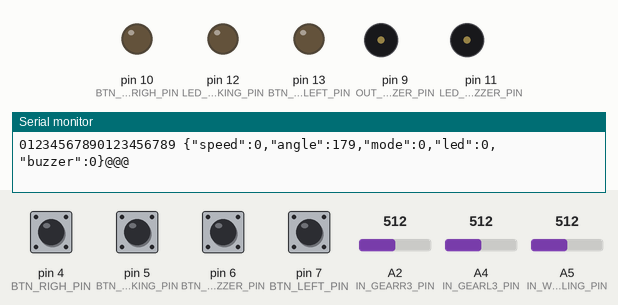
Recording of a sketch running on a simulated Arduino Uno, built with avr-gcc and run on an emulated ATmega328P. On the bench: output pins drawn as LEDs (lit = HIGH), buzzer (waves = sounding, pin HIGH), the last lines printed to the serial monitor. Inputs (shaded band) come from the test bench; at power-on: pin 4 (BTN_RIGH_PIN), pin 5 (BTN_PARKING_PIN), pin 6 (BTN_BUZZER_PIN), pin 7 (BTN_LEFT_PIN) LOW, A2 (IN_GEARR3_PIN) = 512, A4 (IN_GEARL3_PIN) = 512, A5 (IN_WHEELING_PIN) = 512.

Above: at 1.2 s.
1.3 s: pin 5 (BTN_PARKING_PIN) pulled HIGH for 0.2 s
At 1.63 s:
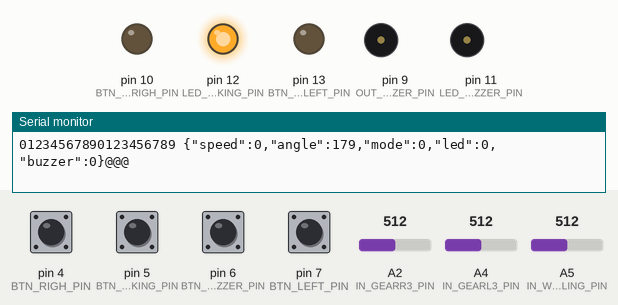
3.2 s: pin 4 (BTN_RIGH_PIN) pulled HIGH for 1 s
At 4.8 s:
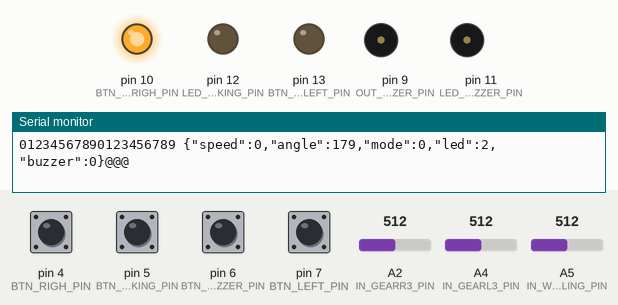
6.2 s: pin 7 (BTN_LEFT_PIN) pulled HIGH for 0.2 s
At 7.4 s:
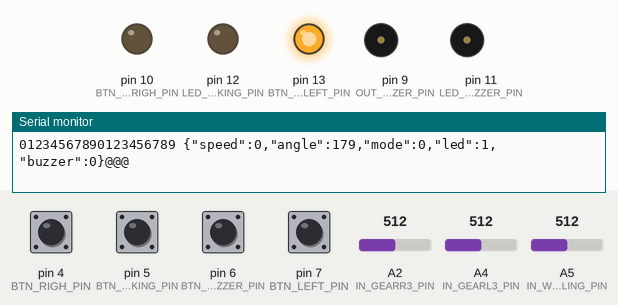
7.9 s: pin 6 (BTN_BUZZER_PIN) pulled HIGH for 1 s
At 8.25 s:
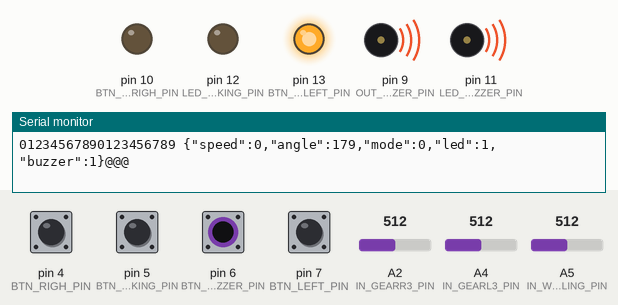
10.9 s: pin 5 (BTN_PARKING_PIN) pulled HIGH for 1 s
At 11.37 s:
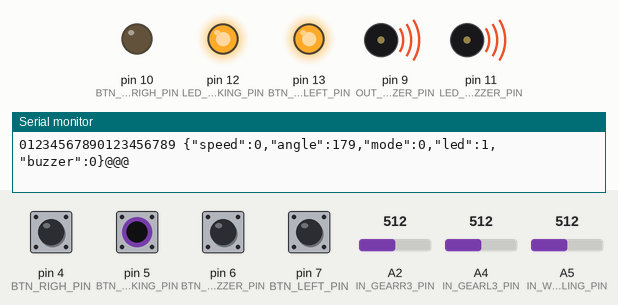
13.9 s: pin 4 (BTN_RIGH_PIN) pulled HIGH for 0.2 s
At 14.3 s:
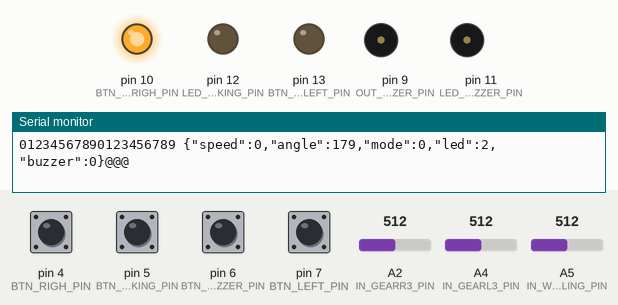
Timing chart, 0 to 16.6 s (numbered marks = the images above; inputs shaded):
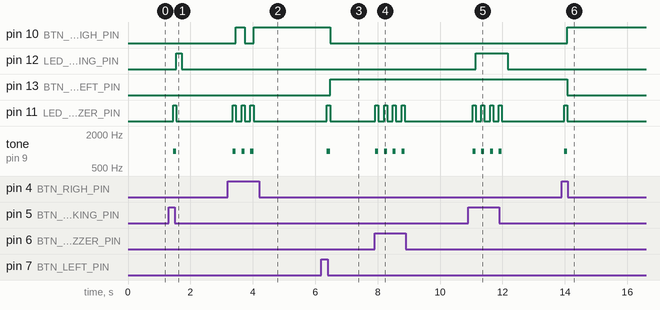

The sketch:

mex_arduino.ino
```cpp
#include <SoftwareSerial.h>

const byte RX = 3;
const byte TX = 2;
const byte BTN_BUZZER_PIN = 6;
const byte OUT_BUZZER_PIN = 9;
const byte LED_BUZZER_PIN = 11;
const byte BTN_LEFT_PIN = 7;
const byte BTN_RIGH_PIN = 4;
const byte BTN_LEDLEFT_PIN = 13;
const byte BTN_LEDRIGH_PIN = 10;
const byte IN_WHEELING_PIN = A5;
const byte IN_PEDALSPEED_PIN = A0;
const byte IN_PEDALBRAKE_PIN = A1;
const byte IN_HANDBRAKE_PIN = A3;
const byte IN_GEARL3_PIN = A4;
const byte IN_GEARR3_PIN = A2;
const byte BTN_PARKING_PIN = 5;
const byte LED_PARKING_PIN = 12;

const int MIN_WHEEL = 0;
const int MAX_WHEEL = 1023;
const int MIN_ANGLE = 90;
const int MAX_ANGLE = 270;
const int MAXPUSH_PEDAL_SPEED = 570;
const int RELEASE_PEDAL_SPEED = 1023;
const int MAXPUSH_PEDAL_BRAKE = 520;
const int RELEASE_PEDAL_BRAKE = 1023;


class Buzzer
{
  // input button trigger
  byte btnBuzzer;
  // output buzzer pin
  byte pinBuzzer;
  // led indicate when buzz
  byte ledBuzzer;
  // save state of buzz
  byte state;
  const int DEFAULT_FREQ = 1000;
  public:
  Buzzer()
  {
    state = 0;
    digitalWrite(ledBuzzer, LOW);
  }

  Buzzer(byte btnBuzzer, byte pinBuzzer, byte ledBuzzer)
  {
    pinMode(btnBuzzer, INPUT);
    this->btnBuzzer = btnBuzzer;
    pinMode(pinBuzzer, OUTPUT);
    this->pinBuzzer = pinBuzzer;
    pinMode(ledBuzzer, OUTPUT);
    this->ledBuzzer = ledBuzzer;
    state = 0;
    digitalWrite(ledBuzzer, LOW);
  }
  byte getBtnState()
  {
    if (digitalRead(btnBuzzer) == HIGH)
    {
      state = 1;
      buzz(100);
    }
    else
    {
      state = 0;
    }
  }
  void buzz(int time)
  {
    digitalWrite(ledBuzzer, HIGH);
    tone(pinBuzzer, DEFAULT_FREQ);
    delay(time);
    noTone(pinBuzzer);
    digitalWrite(ledBuzzer, LOW);
  }
  String toString()
  {
    return String(state);
  }
};


class Indicator
{
	// input button trigger
	byte btnLeft, btnRigh;
	// output led pin
	byte ledLeft, ledRigh;
	// to control state of indicator
	byte state;
  Buzzer *buzzer;
	public:

	Indicator()
	{
		state = 0;
		digitalWrite(ledLeft, LOW);
		digitalWrite(ledLeft, HIGH);
	}
	Indicator(byte btnLeft, byte btnRigh, byte ledLeft, byte ledRigh, Buzzer *buzzer)
	{
		pinMode(btnLeft, INPUT);
		this->btnLeft = btnLeft;
		pinMode(btnRigh, INPUT);
		this->btnRigh = btnRigh;
		pinMode(ledLeft, OUTPUT);
		this->ledLeft = ledLeft;
		pinMode(ledRigh, OUTPUT);
		this->ledRigh = ledRigh;
    this->buzzer = buzzer;
		state = 0;
		digitalWrite(ledLeft, LOW);
		digitalWrite(ledRigh, LOW);
	}
	byte getState()
	{
		if (digitalRead(btnLeft) == HIGH)
		{
      buzzer->buzz(100);
			if (state == 1)
			{
			state = 0;
			digitalWrite(ledLeft, LOW);
			digitalWrite(ledRigh, LOW);
			}
			else
			{
				state = 1;
				digitalWrite(ledLeft, HIGH);
				digitalWrite(ledRigh, LOW);
			}
		}
		else if (digitalRead(btnRigh) == HIGH)
		{
      buzzer->buzz(100);
			if (state == 2)
			{
				state = 0;
				digitalWrite(ledRigh, LOW);
				digitalWrite(ledLeft, LOW);
			}
			else
			{
				state = 2;
				digitalWrite(ledRigh, HIGH);
				digitalWrite(ledLeft, LOW);
			}
		}
	}

	String toString()
	{
		return String(state);
	}
};


class Controller
{
	// input for car control
	byte wheel;
	byte pedalSpeed;
	byte pedalBrake;
	byte handBrake;
	byte gearL3;
	byte gearR3;
	byte btnParking;
	// led will turn on when in parking mode
	byte ledParking;
	// Car info to JSON parsing
	int angle, speed, mode;
	Indicator *indicator;
	Buzzer *buzzer;

	public:
	Controller(byte wheel, byte pedalSpeed, byte pedalBrake, byte handBrake, byte gearL3, byte gearR3, byte btnParking, byte ledParking,
	byte btnLeft, byte btnRigh, byte ledLeft, byte ledRigh, byte btnBuzzer, byte pinBuzzer, byte ledBuzzer)
	{
		pinMode(wheel, INPUT);
		this->wheel = wheel;
		pinMode(pedalSpeed, INPUT);
		this->pedalSpeed = pedalSpeed;
		pinMode(pedalBrake, INPUT);
		this->pedalBrake = pedalBrake;
		pinMode(handBrake, INPUT);
		this->handBrake = handBrake;
		pinMode(gearL3, INPUT);
		this->gearL3 = gearL3;
		pinMode(gearR3, INPUT);
		this->gearR3 = gearR3;
		pinMode(btnParking, INPUT);
		this->btnParking = btnParking;
		pinMode(ledParking, OUTPUT);
		this->ledParking = ledParking;
		this->buzzer = (new Buzzer(btnBuzzer, pinBuzzer, ledBuzzer));
   this->indicator = (new Indicator(btnLeft, btnRigh, ledLeft, ledRigh,buzzer));

		init();
	}

	void init()
	{
		angle = 180;
		speed = 0;
		mode = 0;
	}

	int getAngle()
	{
		angle = map(analogRead(wheel), MAX_WHEEL, MIN_WHEEL, MIN_ANGLE, MAX_ANGLE);
		return angle;
	}

	int getMode()
	{
		if (digitalRead(btnParking) == HIGH)
		{
      buzzer->buzz(100);
			mode = 0;
			digitalWrite(ledParking, HIGH);
		}
		else
		{
			digitalWrite(ledParking, LOW);
			// Expected: R3 & L3 tra ve gia tri 0, 1
			// if (digitalRead(gearL3)==0){
			// return 1;
			// }else if (digitalRead(gearR3)==0){
			// return 2;
			// }
			// Actual: R3 va L3 ko tra ve gia tri 0, 1
			int L3 = analogRead(gearL3);
			int R3 = analogRead(gearR3);
			if (L3 < 100 && R3 >= 100)
			{
				if (mode!=1){
					mode = 1;
					buzzer->buzz(100);
				}
			}
			else
				if (R3 < 100 && L3 >= 100)
				{
					if (mode!=2){
					mode = 2;
					buzzer->buzz(100);
					}
				}
		}
		return mode;
	}

	int getSpeed()
	{
		if ((mode == 0) || (analogRead(handBrake) <500))
		{

//      if(analogRead(handBrake) < 3)
//        buzzer->buzz(100);
//      delay(10);
		// Expect: digitalWrite(handbrake)==0
		speed = 0;
		}
		else
		{
		int pedalInput = analogRead(pedalSpeed);
//    delay(10);
		if (pedalInput < abs(RELEASE_PEDAL_SPEED)) // -5 la sai so trong qua trinh lay du lieu
		{
			// co nhan ga
			speed = map(pedalInput, RELEASE_PEDAL_SPEED, MAXPUSH_PEDAL_SPEED, 20, 100);
		}
		pedalInput = analogRead(pedalBrake);
//    delay(10);
		if (pedalInput < abs(RELEASE_PEDAL_BRAKE))
		{
			// co nhan phanh
			speed = map(pedalInput, MAXPUSH_PEDAL_BRAKE, RELEASE_PEDAL_BRAKE, 0, speed);
		}
		}
		return speed;
	}
	int getIndicator()
	{
		byte state = indicator->getState();
		if (state != 0)
		{
		  buzzer->buzz(100);
		}
		return state;
	}
	int getBuzzer()
	{
		return buzzer->getBtnState();
	}
	void refreshData()
	{
		getMode();
		getAngle();
		getSpeed();
		getIndicator();
		getBuzzer();
	}
	String toJSON()
	{
		return "{\"speed\":" + String(speed) + ",\"angle\":" + String(angle) + ",\"mode\":" + String(mode) +
		",\"led\":" + indicator->toString() + ",\"buzzer\":" + buzzer->toString() + "}";
	}
};


SoftwareSerial weMos = SoftwareSerial(RX, TX);

Controller *controller;
void setup()
{
	Serial.begin(115200);
	weMos.begin(9600);


	// Controller(byte wheel, byte pedalSpeed, byte pedalBrake, byte handBrake,
	controller = new Controller(IN_WHEELING_PIN, IN_PEDALSPEED_PIN, IN_PEDALBRAKE_PIN, IN_HANDBRAKE_PIN,
		// byte gearL3, byte gearR3, byte btnParking, byte ledParking,
		IN_GEARL3_PIN, IN_GEARR3_PIN, BTN_PARKING_PIN, LED_PARKING_PIN,
		// byte btnLeft, byte btnRigh, byte ledLeft, byte ledRigh,
		BTN_LEFT_PIN, BTN_RIGH_PIN, BTN_LEDLEFT_PIN, BTN_LEDRIGH_PIN,
		// byte btnBuzzer, byte pinBuzzer, byte ledBuzzer)
		BTN_BUZZER_PIN, OUT_BUZZER_PIN, LED_BUZZER_PIN);
}

void loop()
{
	controller->refreshData();
	String data = "01234567890123456789 " + controller->toJSON() + "@@@";
	Serial.println(data);
	weMos.print(data);
	delay(100);
}
```

Measured:
- after the input at 1.3 s, pin 12 (LED_PARKING_PIN): LOW → HIGH after 0.25 s, → LOW 0.18 s later; pin 11 (LED_BUZZER_PIN): LOW → HIGH after 0.15 s, → LOW 0.10 s later; tone on pin 9 (OUT_BUZZER_PIN): silent → 1000 Hz after 0.15 s, → silent 0.10 s later
- after the input at 3.2 s, pin 10 (BTN_LEDRIGH_PIN): LOW → HIGH after 0.26 s, → LOW 0.28 s later, → HIGH 0.28 s later; pin 11 (LED_BUZZER_PIN): alternates HIGH for 0.10 s and LOW for 0.18 s, 6 changes in all, then stays LOW, starting after 0.16 s
- after the input at 6.2 s, pin 10 (BTN_LEDRIGH_PIN): HIGH → LOW after 0.28 s; pin 13 (BTN_LEDLEFT_PIN): LOW → HIGH after 0.28 s; pin 11 (LED_BUZZER_PIN): LOW → HIGH after 0.18 s, → LOW 0.10 s later; tone on pin 9 (OUT_BUZZER_PIN): silent → 1000 Hz after 0.18 s, → silent 0.10 s later
- after the input at 7.9 s, pin 11 (LED_BUZZER_PIN): alternates HIGH for 0.10 s and LOW for 0.18 s, 8 changes in all, then stays LOW, starting at once; tone on pin 9 (OUT_BUZZER_PIN): alternates 1000 Hz for 0.10 s and silent for 0.18 s, 8 changes in all, then stays silent, starting at once
- after the input at 10.9 s, pin 12 (LED_PARKING_PIN): LOW → HIGH after 0.24 s, → LOW 1.0 s later; pin 11 (LED_BUZZER_PIN): alternates HIGH for 0.10 s and LOW for 0.18 s, 8 changes in all, then stays LOW, starting after 0.14 s
- after the input at 13.9 s, pin 10 (BTN_LEDRIGH_PIN): LOW → HIGH after 0.18 s; pin 13 (BTN_LEDLEFT_PIN): HIGH → LOW after 0.18 s; pin 11 (LED_BUZZER_PIN): LOW → HIGH after 0.08 s, → LOW 0.10 s later; tone on pin 9 (OUT_BUZZER_PIN): silent → 1000 Hz after 0.08 s, → silent 0.10 s later
